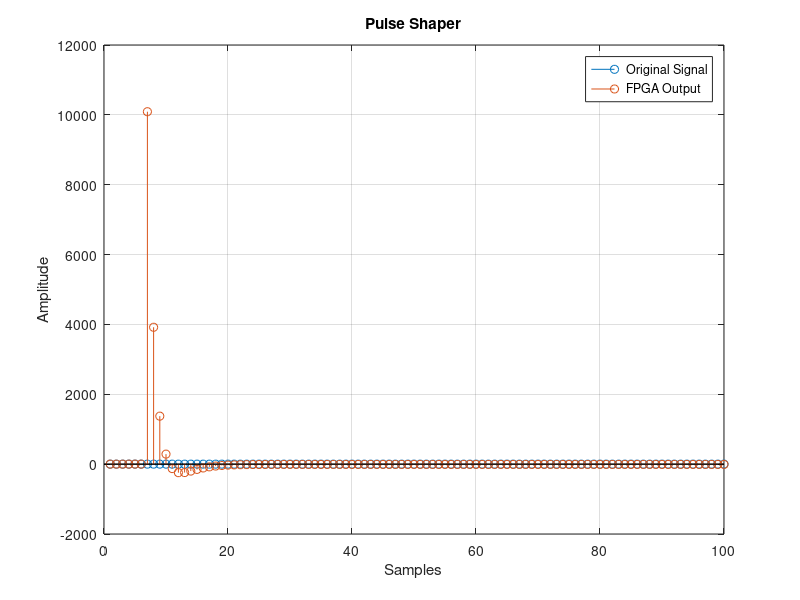
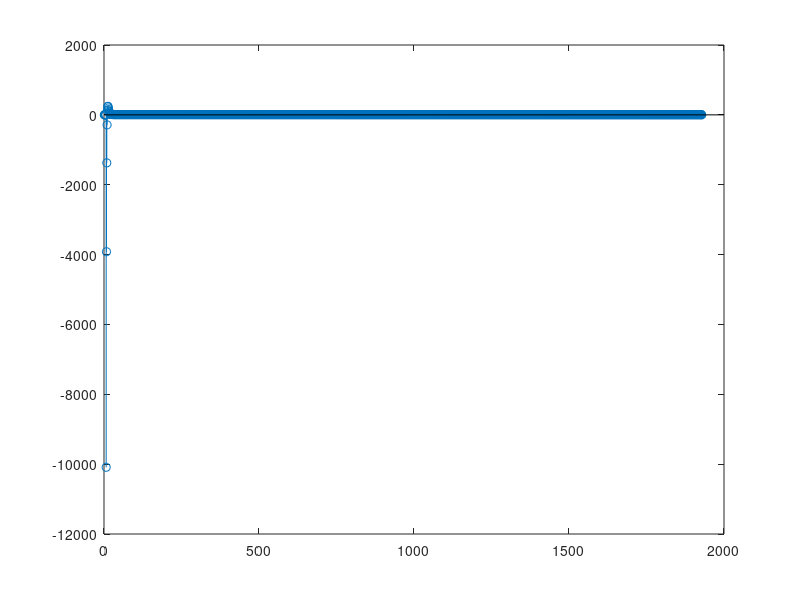
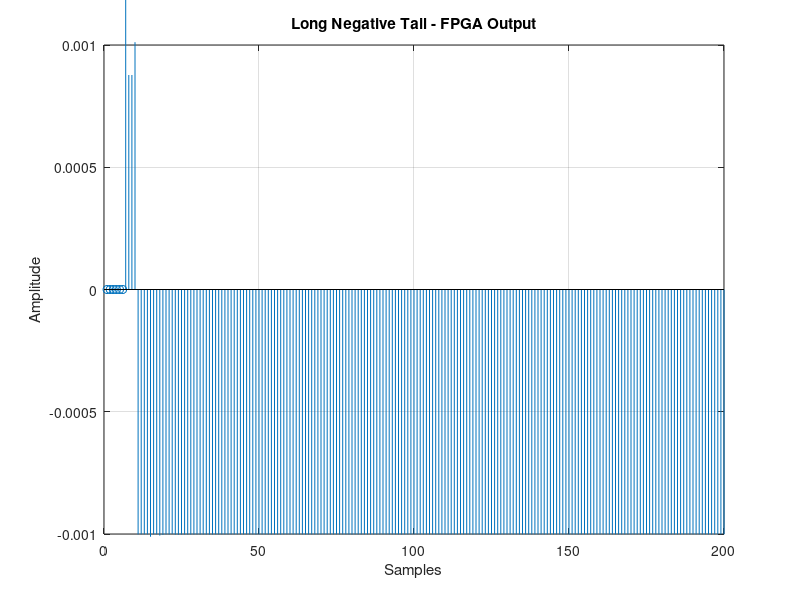

Write the MATLAB code that produced these figures, in order.
clc
close all
clear

Gy = 2^15;
Gx = 2^32;

% Coeficientes reais
Hz = load("Hz.mat");
Hz = Hz.Hz;

% Dados FPGA
data = load("shaper_tb.txt");
data = data/Gx;


N = length(data);
M = length(Hz);
X = zeros(N, M);

% Saída do shaper ideal
for i=1:M
    Zn = Hz{1,i}.Numerator;
    Zd = Hz{1,i}.Denominator;

    [X_temp, B] = impz(Zn, Zd, N);

    X(:,i) = X_temp;
end

h = sum(X,2);

% Calcular erro
err = h - data;
eRMS = sqrt(mean((h - data).^2));

fprintf('RMS Error: %.4f%%\n', eRMS*100);

% Figura de comparação
figure;
stem(h)
hold on
stem(data);
xlim([0 100]);

grid on;
title('Pulse Shaper')
ylabel('Amplitude');
xlabel('Samples');
legend('Original Signal', 'FPGA Output')

figure;
stem(err)

figure;
stem(data)
ylim([-0.001 0.001])
xlim([0 200])
title('Long Negative Tail - FPGA Output')
ylabel('Amplitude');
xlabel('Samples');
grid on
